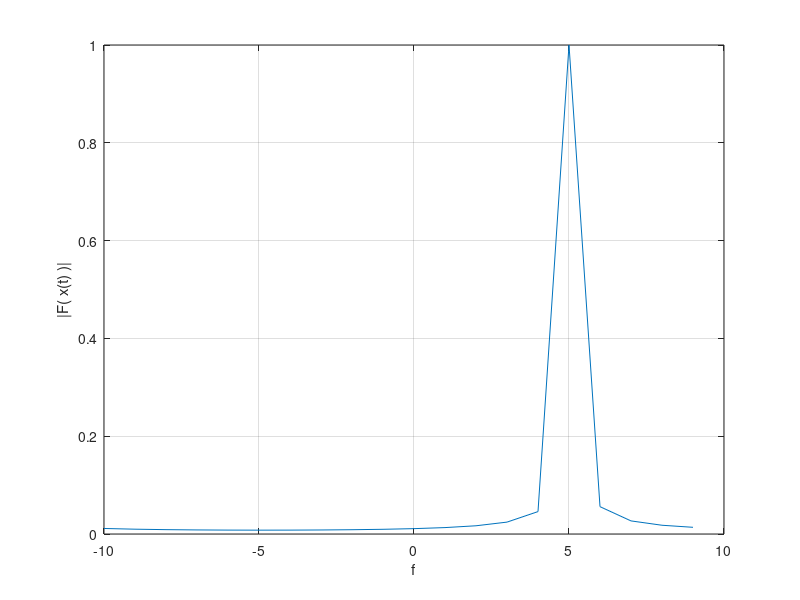
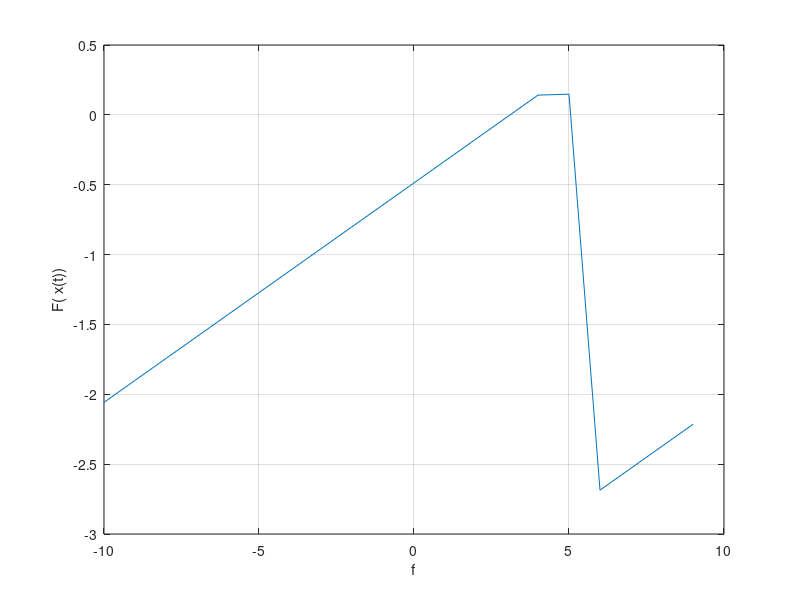

Write the MATLAB code that produced these figures, in order.
close all;

T = 1;
N = 20;
ts = T / N;
fs = 1 / ts;      %sampling rate
deltaf = fs / N;  %frequence resolution
t = 0:ts:0.95;
x = exp(1i*2*pi*5*t) + exp(1i*2*pi*5.1*t);
% plot(t,x);
f = -fs/2 : fs/N : fs/2 - fs/N;
y = fftshift(fft(x));
y = y / max(abs(y));
figure;
plot(f,abs(y));
xlabel('f');
ylabel('|F( x(t) )|');
grid;

figure;
plot(f,angle(y));
xlabel('f');
ylabel('F( x(t))');
grid;